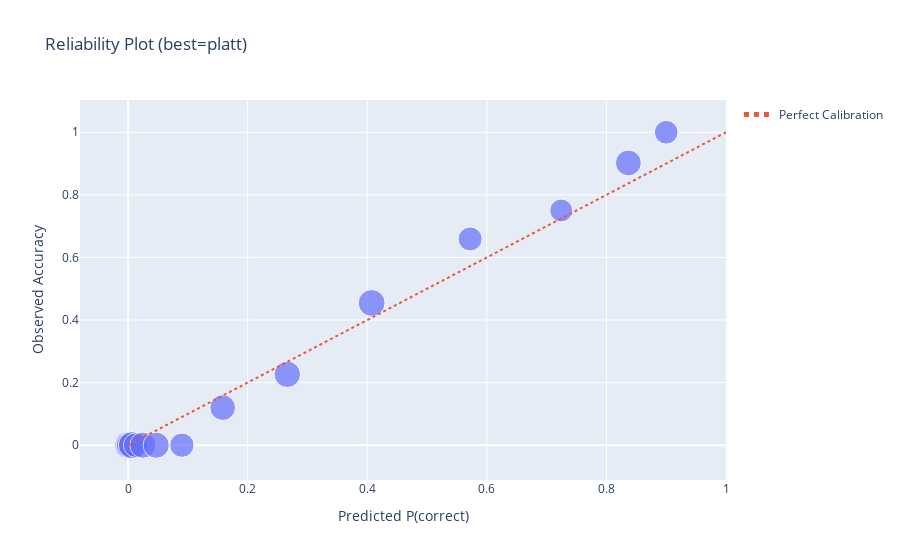

Notebook cell for this chart:
### Markdown cell above
# Calibration Reliability Check

**What this section does:** Creates a reliability plot to validate how well your calibration model performs by comparing predicted probabilities with observed accuracy rates.

**How to interpret the plot:**
- **X-axis:** Predicted probability of correctness (from your calibration model)
- **Y-axis:** Observed accuracy rate (actual performance in that probability bin)
- **Diagonal line (y=x):** Represents perfect calibration

**Reading the results:**
- **Points on the diagonal:** Perfect calibration - predictions match reality
- **Points below the diagonal:** Model is overconfident - predicting higher probabilities than actual performance
- **Points above the diagonal:** Model is underconfident - predicting lower probabilities than actual performance

**What to look for:**
- **Good calibration:** Points should cluster close to the diagonal line
- **Consistent behavior:** The relationship should be roughly linear
- **Bubble size:** Larger bubbles indicate more data points in that probability range

**Why this matters:**
- **Trust validation:** Ensures your probability estimates are reliable for decision-making
- **Model debugging:** Identifies systematic biases in your calibration
- **Deployment confidence:** Confirms your model is ready for production use

### Code cell
best_f = f_iso if m_iso["brier"] <= m_platt["brier"] else f_platt
best_name = "isotonic" if best_f is f_iso else "platt"

bins = np.arange(0, 101, 5)
val["p_hat"] = best_f(val["score"])
cal_curve = val.groupby(pd.cut(val["score"], bins), observed=False).agg(
    p=("p_hat","mean"),
    y=("is_correct","mean"),
    n=("is_correct","size")
).reset_index()

fig = px.scatter(cal_curve, x="p", y="y", size="n",
                 title=f"Reliability Plot (best={best_name})",
                 labels={"p": "Predicted P(correct)", "y": "Observed Accuracy"})
fig.add_trace(go.Scatter(x=[0,1], y=[0,1], mode="lines", name="Perfect Calibration", line=dict(dash="dot")))
fig.show()

### Figure 1 — Plotly figure (JSON) as saved in the notebook; plotly's stock layout.template omitted (floating-point values rounded to 4 significant figures)
{"data": [{"hovertemplate": "Predicted P(correct)=%{x}<br>Observed Accuracy=%{y}<br>n=%{marker.size}<extra></extra>", "legendgroup": "", "marker": {"color": "#636efa", "size": [45, 61, 56, 57, 50, 45, 50, 43, 57, 46, 52, 52, 45, 50, 53, 55, 44, 40, 51, 43], "sizemode": "area", "sizeref": 0.1525, "symbol": "circle"}, "mode": "markers", "name": "", "orientation": "v", "showlegend": false, "type": "scatter", "x": [3.415e-05, 6.428e-05, 0.0001264, 0.0002383, 0.0004717, 0.0009483, 0.001735, 0.003442, 0.006509, 0.01271, 0.0247, 0.04703, 0.09003, 0.1582, 0.2663, 0.4074, 0.5721, 0.7244, 0.8368, 0.9], "xaxis": "x", "y": [0.0, 0.0, 0.0, 0.0, 0.0, 0.0, 0.0, 0.0, 0.0, 0.0, 0.0, 0.0, 0.0, 0.12, 0.2264, 0.4545, 0.6591, 0.75, 0.902, 1.0], "yaxis": "y"}, {"line": {"dash": "dot"}, "mode": "lines", "name": "Perfect Calibration", "type": "scatter", "x": [0, 1], "y": [0, 1]}], "layout": {"legend": {"itemsizing": "constant", "tracegroupgap": 0}, "title": {"text": "Reliability Plot (best=platt)"}, "xaxis": {"anchor": "y", "domain": [0, 1], "title": {"text": "Predicted P(correct)"}}, "yaxis": {"anchor": "x", "domain": [0, 1], "title": {"text": "Observed Accuracy"}}}}
